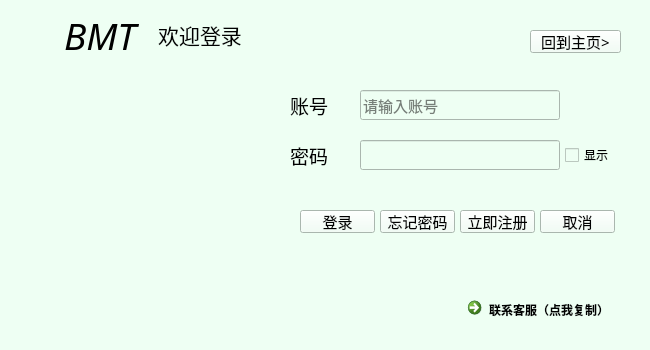
<?xml version="1.0" encoding="UTF-8"?>
<ui version="4.0">
 <class>BMT_client_log_in</class>
 <widget class="QMainWindow" name="BMT_client_log_in">
  <property name="geometry">
   <rect>
    <x>0</x>
    <y>0</y>
    <width>650</width>
    <height>350</height>
   </rect>
  </property>
  <property name="maximumSize">
   <size>
    <width>650</width>
    <height>350</height>
   </size>
  </property>
  <property name="windowTitle">
   <string>BMT_client</string>
  </property>
  <property name="windowIcon">
   <iconset resource="../resource.qrc">
    <normaloff>:/ico/resource/BMT_64.ico</normaloff>:/ico/resource/BMT_64.ico</iconset>
  </property>
  <property name="styleSheet">
   <string notr="true">background-color: rgb(238, 255, 243);</string>
  </property>
  <widget class="QWidget" name="centralwidget">
   <widget class="QLabel" name="label">
    <property name="geometry">
     <rect>
      <x>150</x>
      <y>10</y>
      <width>100</width>
      <height>50</height>
     </rect>
    </property>
    <property name="font">
     <font>
      <family>Times New Roman</family>
      <pointsize>16</pointsize>
      <weight>50</weight>
      <bold>false</bold>
     </font>
    </property>
    <property name="text">
     <string>欢迎登录</string>
    </property>
    <property name="alignment">
     <set>Qt::AlignCenter</set>
    </property>
   </widget>
   <widget class="QLabel" name="label_2">
    <property name="geometry">
     <rect>
      <x>290</x>
      <y>90</y>
      <width>50</width>
      <height>30</height>
     </rect>
    </property>
    <property name="font">
     <font>
      <family>黑体</family>
      <pointsize>14</pointsize>
     </font>
    </property>
    <property name="text">
     <string>账号</string>
    </property>
   </widget>
   <widget class="QLabel" name="label_3">
    <property name="geometry">
     <rect>
      <x>290</x>
      <y>140</y>
      <width>50</width>
      <height>30</height>
     </rect>
    </property>
    <property name="font">
     <font>
      <family>黑体</family>
      <pointsize>14</pointsize>
     </font>
    </property>
    <property name="text">
     <string>密码</string>
    </property>
   </widget>
   <widget class="QLineEdit" name="account">
    <property name="geometry">
     <rect>
      <x>360</x>
      <y>90</y>
      <width>200</width>
      <height>30</height>
     </rect>
    </property>
    <property name="font">
     <font>
      <family>Times New Roman</family>
      <pointsize>11</pointsize>
     </font>
    </property>
    <property name="maxLength">
     <number>15</number>
    </property>
    <property name="placeholderText">
     <string>请输入账号</string>
    </property>
   </widget>
   <widget class="QLineEdit" name="password">
    <property name="geometry">
     <rect>
      <x>360</x>
      <y>140</y>
      <width>200</width>
      <height>30</height>
     </rect>
    </property>
    <property name="font">
     <font>
      <family>Times New Roman</family>
      <pointsize>11</pointsize>
     </font>
    </property>
    <property name="maxLength">
     <number>15</number>
    </property>
    <property name="echoMode">
     <enum>QLineEdit::Password</enum>
    </property>
   </widget>
   <widget class="QPushButton" name="log_in">
    <property name="geometry">
     <rect>
      <x>300</x>
      <y>210</y>
      <width>75</width>
      <height>23</height>
     </rect>
    </property>
    <property name="font">
     <font>
      <family>黑体</family>
      <pointsize>11</pointsize>
      <weight>50</weight>
      <bold>false</bold>
     </font>
    </property>
    <property name="text">
     <string>登录</string>
    </property>
   </widget>
   <widget class="QPushButton" name="register_to">
    <property name="geometry">
     <rect>
      <x>460</x>
      <y>210</y>
      <width>75</width>
      <height>23</height>
     </rect>
    </property>
    <property name="font">
     <font>
      <family>黑体</family>
      <pointsize>11</pointsize>
      <weight>50</weight>
      <bold>false</bold>
     </font>
    </property>
    <property name="text">
     <string>立即注册</string>
    </property>
   </widget>
   <widget class="QPushButton" name="exit">
    <property name="geometry">
     <rect>
      <x>540</x>
      <y>210</y>
      <width>75</width>
      <height>23</height>
     </rect>
    </property>
    <property name="font">
     <font>
      <family>黑体</family>
      <pointsize>11</pointsize>
      <weight>50</weight>
      <bold>false</bold>
     </font>
    </property>
    <property name="text">
     <string>取消</string>
    </property>
   </widget>
   <widget class="QCommandLinkButton" name="call_for_help">
    <property name="geometry">
     <rect>
      <x>460</x>
      <y>290</y>
      <width>161</width>
      <height>41</height>
     </rect>
    </property>
    <property name="toolTip">
     <string>&lt;html&gt;&lt;head/&gt;&lt;body&gt;&lt;p&gt;&lt;span style=&quot; font-size:12pt; text-decoration: underline; color:#0000ff;&quot;&gt;huyan35@mail2.sysu.edu.cn&lt;/span&gt;&lt;/p&gt;&lt;/body&gt;&lt;/html&gt;</string>
    </property>
    <property name="toolTipDuration">
     <number>0</number>
    </property>
    <property name="text">
     <string>联系客服（点我复制）</string>
    </property>
   </widget>
   <widget class="QLabel" name="label_4">
    <property name="geometry">
     <rect>
      <x>30</x>
      <y>30</y>
      <width>256</width>
      <height>256</height>
     </rect>
    </property>
    <property name="text">
     <string>&lt;html&gt;&lt;head/&gt;&lt;body&gt;&lt;p&gt;&lt;img src=&quot;:/logo/resource/BMT.png&quot;/&gt;&lt;/p&gt;&lt;/body&gt;&lt;/html&gt;</string>
    </property>
   </widget>
   <widget class="QLabel" name="label_5">
    <property name="geometry">
     <rect>
      <x>50</x>
      <y>10</y>
      <width>100</width>
      <height>50</height>
     </rect>
    </property>
    <property name="font">
     <font>
      <family>Mistral</family>
      <pointsize>30</pointsize>
      <weight>50</weight>
      <bold>false</bold>
     </font>
    </property>
    <property name="text">
     <string>&lt;html&gt;&lt;head/&gt;&lt;body&gt;&lt;p&gt;&lt;span style=&quot; font-size:28pt; font-style:italic;&quot;&gt;BMT&lt;/span&gt;&lt;/p&gt;&lt;/body&gt;&lt;/html&gt;</string>
    </property>
    <property name="alignment">
     <set>Qt::AlignCenter</set>
    </property>
   </widget>
   <widget class="QPushButton" name="back">
    <property name="geometry">
     <rect>
      <x>530</x>
      <y>30</y>
      <width>91</width>
      <height>23</height>
     </rect>
    </property>
    <property name="font">
     <font>
      <family>黑体</family>
      <pointsize>11</pointsize>
      <weight>50</weight>
      <bold>false</bold>
     </font>
    </property>
    <property name="text">
     <string>回到主页&gt;</string>
    </property>
   </widget>
   <widget class="QCheckBox" name="checkBox">
    <property name="geometry">
     <rect>
      <x>565</x>
      <y>145</y>
      <width>51</width>
      <height>20</height>
     </rect>
    </property>
    <property name="text">
     <string>显示</string>
    </property>
   </widget>
   <widget class="QPushButton" name="password_forget">
    <property name="geometry">
     <rect>
      <x>380</x>
      <y>210</y>
      <width>75</width>
      <height>23</height>
     </rect>
    </property>
    <property name="font">
     <font>
      <family>黑体</family>
      <pointsize>11</pointsize>
      <weight>50</weight>
      <bold>false</bold>
     </font>
    </property>
    <property name="text">
     <string>忘记密码</string>
    </property>
   </widget>
   <zorder>label_4</zorder>
   <zorder>label</zorder>
   <zorder>label_2</zorder>
   <zorder>label_3</zorder>
   <zorder>account</zorder>
   <zorder>password</zorder>
   <zorder>log_in</zorder>
   <zorder>register_to</zorder>
   <zorder>exit</zorder>
   <zorder>call_for_help</zorder>
   <zorder>label_5</zorder>
   <zorder>back</zorder>
   <zorder>checkBox</zorder>
   <zorder>password_forget</zorder>
  </widget>
  <widget class="QStatusBar" name="statusbar"/>
 </widget>
 <tabstops>
  <tabstop>account</tabstop>
  <tabstop>password</tabstop>
  <tabstop>checkBox</tabstop>
  <tabstop>log_in</tabstop>
  <tabstop>password_forget</tabstop>
  <tabstop>register_to</tabstop>
  <tabstop>exit</tabstop>
  <tabstop>call_for_help</tabstop>
  <tabstop>back</tabstop>
 </tabstops>
 <resources>
  <include location="../resource.qrc"/>
 </resources>
 <connections/>
</ui>
